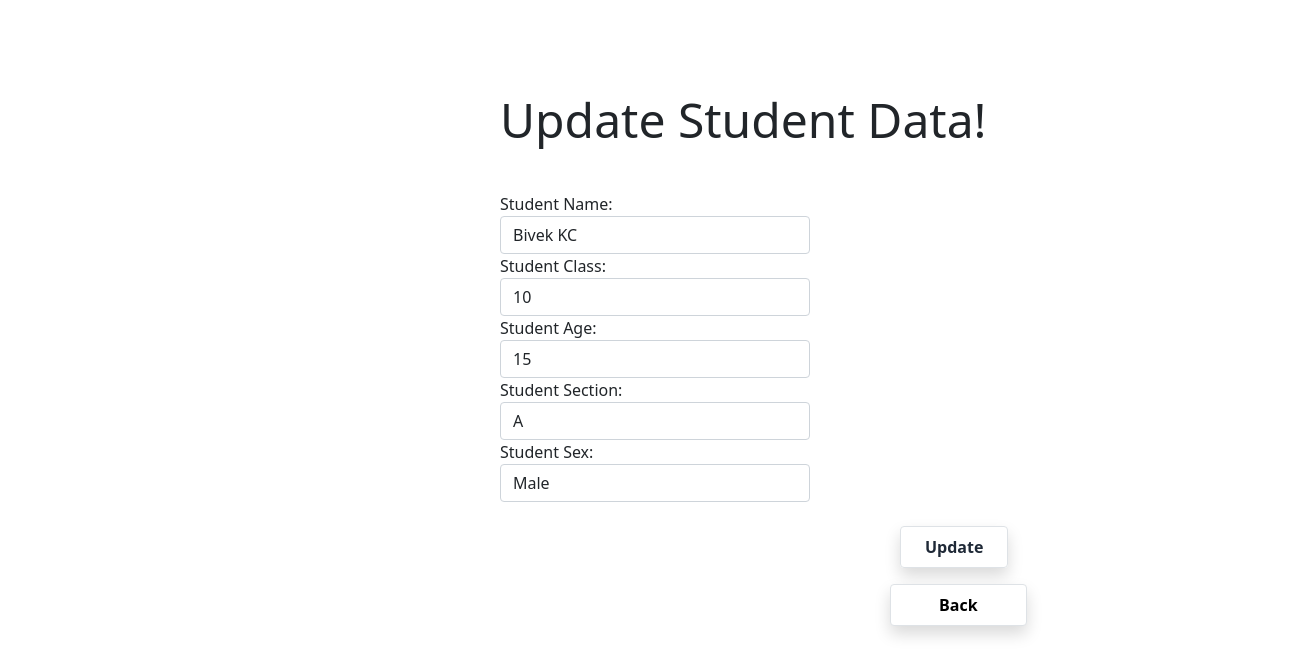
The page /edit/26 on the database its author committed.
### myapp/models.py (models this page shows)
class Student(models.Model):
    Student_ID = models.AutoField(primary_key=True)
    Student_Name = models.CharField(max_length=100)
    Student_Class = models.IntegerField(choices=STUDENT_CLASS_CHOICE)
    Student_Age = models.IntegerField()
    Student_Section = models.CharField(max_length=20,choices=STUDENT_SECTION_CHOICE)
    Student_Sex = models.CharField(max_length=20,choices=STUDENT_SEX_CHOICE)

### myapp/views.py (the view)
# urls.py: path('edit/<int:id>',views.edit, name='edit'),
def edit(request , id):
    if request.method == 'POST':
        student = Student.objects.get(Student_ID=id)
        form = StudentForm(request.POST,instance=student)
        if form.is_valid():
            form.save()
            messages.success(request, 'Student Updated Successfully !')
            return redirect('index')
    else:
        student = Student.objects.get(Student_ID=id)
        form = StudentForm(instance=student)
    return render(request,'update_student.html',{'form':form})

### myapp/forms.py
class StudentForm(forms.ModelForm):
    class Meta:
        model = Student
        fields = ('Student_Name','Student_Class','Student_Age','Student_Section','Student_Sex')
        widgets = {
            'Student_Name': forms.TextInput(attrs={'class':'form-control focus:shadow-outline'}) ,
            'Student_Class': forms.Select(attrs={'class':'form-control'}) ,
            'Student_Age': forms.NumberInput(attrs={'class':'form-control'}) ,
            'Student_Section': forms.Select(attrs={'class':'form-control'}) ,
            'Student_Sex': forms.Select(attrs={'class':'form-control'}) ,
        }

### templates/update_student.html (shortened to what this page needs)
<!doctype html>
<html lang="en">
<head>
    <link href="https://cdn.jsdelivr.net/npm/bootstrap@5.0.2/dist/css/bootstrap.min.css" rel="stylesheet"
>
</head>
<body>
    <br><br>
    <br><br>
    <h1 class="text-5xl" style="margin-left: 500px;">Update Student Data!</h1>
    <br><br>
    <form style="padding-left: 500px; padding-right: 500px" action="" method="POST">
        {{form.as_p}}
        <br>
        <div style="padding-left: 400px; padding-right: 400px" class="mb-3">
            <input class="g-white hover:bg-gray-100 text-gray-800 font-semibold py-2 px-4 border border-gray-400 rounded shadow" type="submit" value="Update">
        </div>
    </form>
    <button style="margin-left: 890px;"
    class="bg-white hover:bg-gray-100 text-gray-800 font-semibold py-2 px-5 border border-gray-400 rounded shadow">
    <a style="color: black;text-decoration: none;" href="{% url 'index' %}">
        Back
    </a>
</button>
<script src="https://cdn.tailwindcss.com"></script>
</body>
</html>

### rows shown on the page
Student: Student_Name "Bivek KC", Student_Class "10", Student_Age "15", Student_Section "A", Student_Sex "Male"
